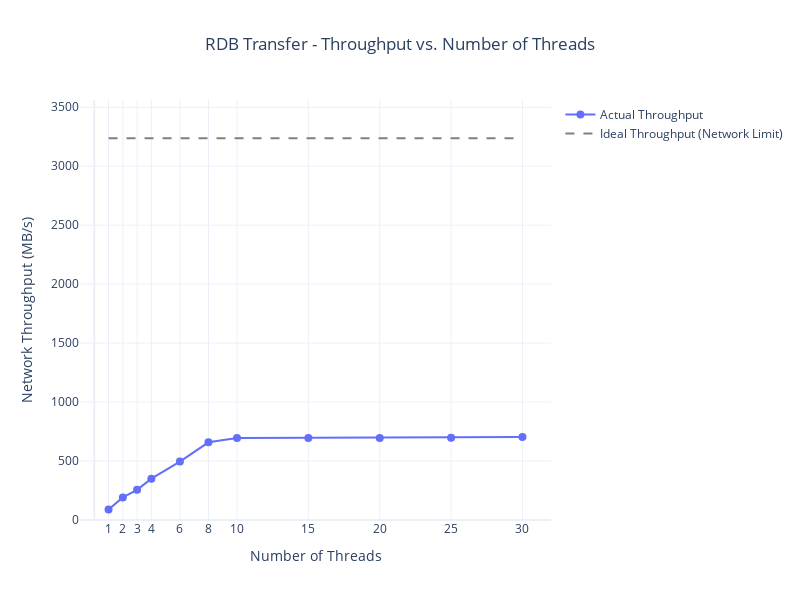

Write notebook code for a chart like this one.
### Code cell
import pandas as pd
import plotly.graph_objects as go
import plotly.express as px
from typing import List
import io

def plot_rdb_throughput(df: pd.DataFrame, title: str):
    """
    Generates an interactive Plotly graph showing network throughput vs.
    number of threads, with an ideal throughput line for comparison.

    Args:
        df (pd.DataFrame): A DataFrame containing 'rdb_threads' and
                          'primary_net_write_mb_s' columns.
        title (str): The main title for the graph.
    """
    if not isinstance(df, pd.DataFrame) or df.empty:
        print("Error: Input 'df' must be a non-empty DataFrame.")
        return

    # Get all unique thread counts for x-axis ticks
    all_num_threads = sorted(df['rdb_threads'].unique())

    fig = go.Figure()

    # Plot the actual throughput data
    fig.add_trace(
        go.Scatter(
            x=df['rdb_threads'],
            y=df['primary_net_write_mb_s'],
            mode='lines+markers',
            name='Actual Throughput',
            marker=dict(symbol='circle', size=8),
            line=dict(width=2, color=px.colors.qualitative.Plotly[0]),
            showlegend=True
        )
    )

    # Add Ideal Network Throughput line (from iPerf3 test)
    # The value 3237.50 MB/s is from our iPerf3 test results.
    ideal_throughput_mb_s = 3237.50 
    fig.add_trace(
        go.Scatter(
            x=all_num_threads,
            y=[ideal_throughput_mb_s] * len(all_num_threads),
            mode='lines',
            name='Ideal Throughput (Network Limit)',
            line=dict(dash='dash', color='gray'),
            showlegend=True
        )
    )

    # Update layout for a beautiful graph
    fig.update_layout(
        title_text=f'{title} - Throughput vs. Number of Threads',
        height=600, width=800,
        showlegend=True,
        hovermode="x unified",
        template="plotly_white",
        title_x=0.5,
        xaxis=dict(
            title_text='Number of Threads',
            tickmode='array',
            tickvals=all_num_threads
        ),
        yaxis=dict(
            title_text='Network Throughput (MB/s)',
            range=[0, ideal_throughput_mb_s * 1.1]
        )
    )

    fig.show()
    fig.write_json("rdb_throughput_plot_go.json")

# User-provided data as a string
user_data_string = """	test_type	rdb_threads	num_keys_millions	value_size_bytes	primary_port	status	bgsave_duration_seconds	primary_cpu_time_seconds	primary_net_write_mb_s
0	primary_bgsave	1	1.0	100	7000	ok	103.805421	103.47	89.273862
1	primary_bgsave	2	1.0	100	7000	ok	48.299751	93.70	191.277986
2	primary_bgsave	3	1.0	100	7000	ok	36.037740	102.15	255.984164
3	primary_bgsave	4	1.0	100	7000	ok	26.307607	97.54	350.494213
4	primary_bgsave	6	1.0	100	7000	ok	18.575728	100.72	495.465530
5	primary_bgsave	8	1.0	100	7000	ok	13.956728	97.36	658.772083
6	primary_bgsave	10	1.0	100	7000	ok	13.265815	97.42	694.656984
7	primary_bgsave	15	1.0	100	7000	ok	13.272289	104.66	695.847400
8	primary_bgsave	20	1.0	100	7000	ok	13.167936	105.44	695.188360
9	primary_bgsave	25	1.0	100	7000	ok	13.157423	106.35	696.638677
10	primary_bgsave	30	1.0	100	7000	ok	13.062020	106.20	703.329440
"""
# Convert the string to a DataFrame
df_user = pd.read_csv(io.StringIO(user_data_string), sep='\t')

# Call the new plotting function
plot_rdb_throughput(df_user, title='RDB Transfer')

### Figure 1 — Plotly figure (JSON) as saved in the notebook; plotly's stock layout.template omitted (floating-point values rounded to 4 significant figures)
{"data": [{"line": {"color": "#636EFA", "width": 2}, "marker": {"size": 8, "symbol": "circle"}, "mode": "lines+markers", "name": "Actual Throughput", "showlegend": true, "type": "scatter", "x": [1, 2, 3, 4, 6, 8, 10, 15, 20, 25, 30], "y": [89.27, 191.3, 256.0, 350.5, 495.5, 658.8, 694.7, 695.8, 695.2, 696.6, 703.3]}, {"line": {"color": "gray", "dash": "dash"}, "mode": "lines", "name": "Ideal Throughput (Network Limit)", "showlegend": true, "type": "scatter", "x": [1, 2, 3, 4, 6, 8, 10, 15, 20, 25, 30], "y": [3238.0, 3238.0, 3238.0, 3238.0, 3238.0, 3238.0, 3238.0, 3238.0, 3238.0, 3238.0, 3238.0]}], "layout": {"height": 600, "hovermode": "x unified", "showlegend": true, "title": {"text": "RDB Transfer - Throughput vs. Number of Threads", "x": 0.5}, "width": 800, "xaxis": {"tickmode": "array", "tickvals": [1, 2, 3, 4, 6, 8, 10, 15, 20, 25, 30], "title": {"text": "Number of Threads"}}, "yaxis": {"range": [0, 3561.0], "title": {"text": "Network Throughput (MB/s)"}}}}
